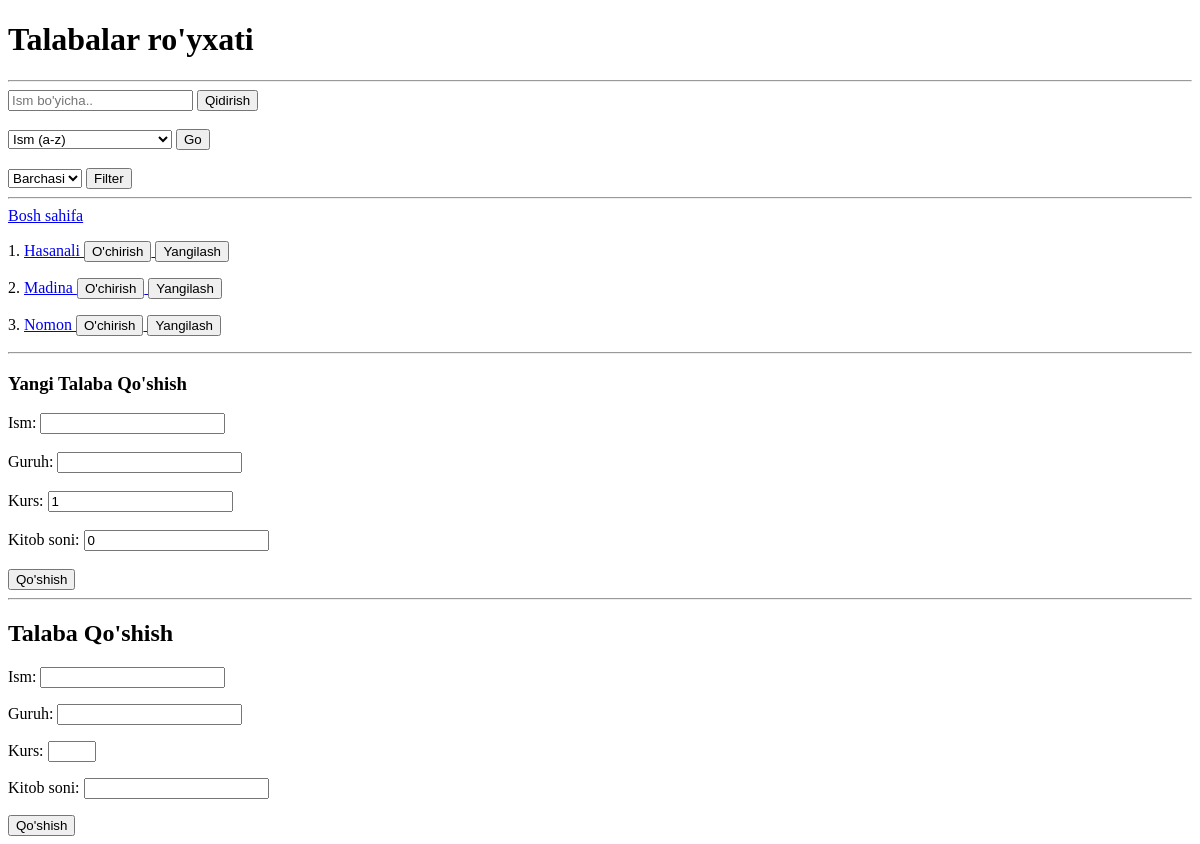
Before: /talabalar/ with the older database file.
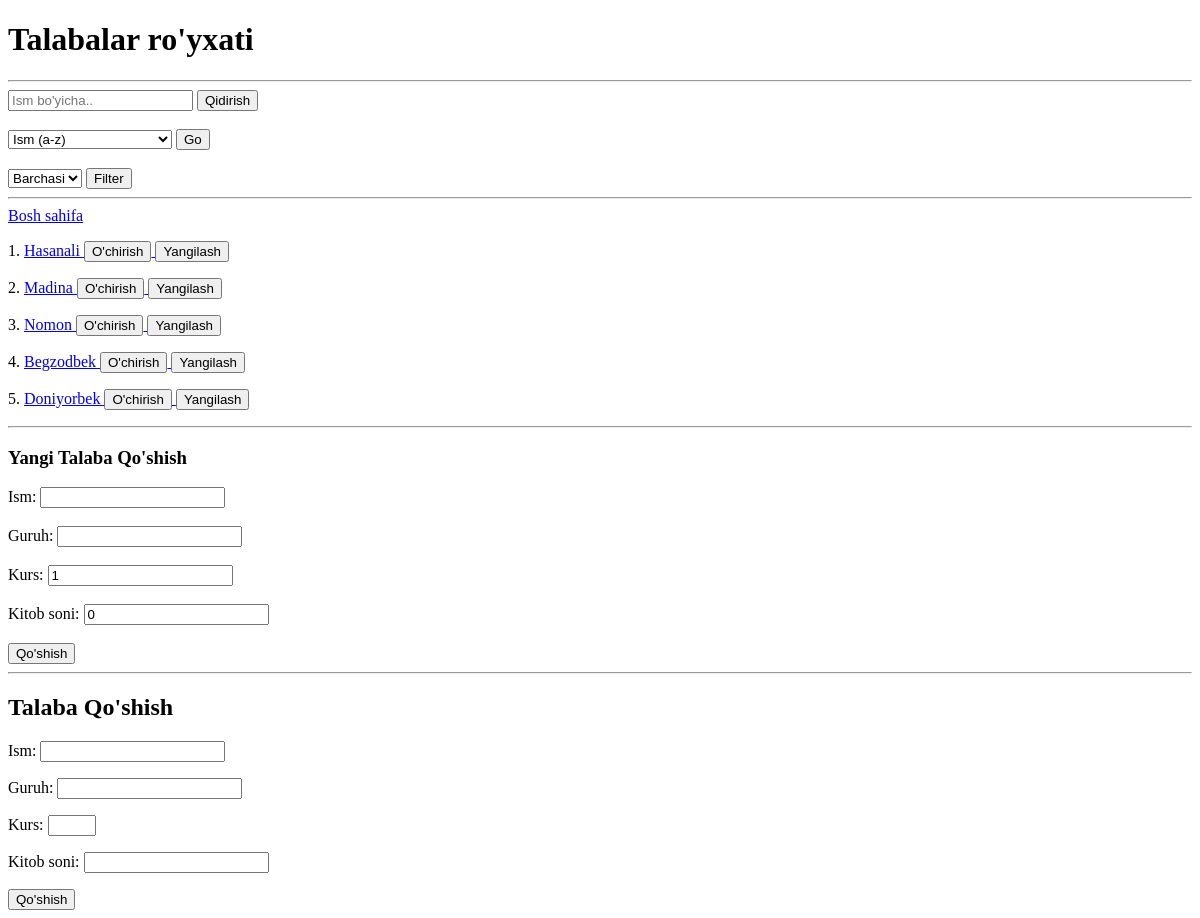
After: the same page with the newer database file.
### main/models.py (models this page shows, shortened)
class Talaba(models.Model):
    ism = models.CharField(max_length=50)
    guruh = models.CharField(max_length=20)
    kurs = models.PositiveIntegerField(default=1)
    kitob_soni = models.PositiveIntegerField()

### main/views.py (the view, shortened to what this page needs)
# urls.py: path('talabalar/', talabalar_view, name='talabalar'),
def talabalar_view(request):
    talaba_form = TalabaForm()
    talabalar = Talaba.objects.all()
    search = request.GET.get('search')
    if search:
        talabalar = talabalar.filter(ism__contains=search)
    order = request.GET.get('order')
    if order:
        talabalar = talabalar.order_by(order)
    kurs = request.GET.get('kurs')
    if kurs and int(kurs) != 0:
        talabalar = talabalar.filter(kurs=kurs)
    context = {
        "talabalar": talabalar,
        "search": search,
        "order": order,
        "kurs": kurs,
        "form": talaba_form,
    }
    return render(request, 'talabalar.html', context)

### main/forms.py
class TalabaForm(forms.Form):
    ism = forms.CharField(max_length=255, min_length=3)
    guruh = forms.CharField(max_length=255, min_length=1)
    kurs = forms.IntegerField(min_value=1, max_value=5)
    kitob_soni = forms.IntegerField(min_value=0)

### templates/talabalar.html (shortened to what this page needs)
<!DOCTYPE html>
<html lang="en">
<head>
</head>
<body>
    <h1>Talabalar ro'yxati</h1>
    <hr>
    <form>
        <input type="text" name="search" placeholder="Ism bo'yicha.." {% if search %}value="{{ search }}"{% endif %}>
        <button>Qidirish</button>
    </form>
    <br>
    <form >
        <select name="order">
            <option value="ism" {% if order == "ism"%} selected {% endif %}>Ism (a-z)</option>
        </select>
        <button>Go</button>
    </form>
    <br>
        <form >
        <select name="kurs">
            <option value="0">Barchasi</option>
        </select>
        <button>Filter</button>
    </form>
    <hr>
    <a href="/">Bosh sahifa</a>
    {% for talaba in talabalar %}
        <p>
            {{ forloop.counter}}.
            <a href="/talabalar/{{ talaba.id }}/">
                {{talaba.ism}}
            </a>
            <a href="/talabalar/{{ talaba.id }}/delete/confirm/">
                <button>O'chirish</button>
            </a>
            <a href="/talabalar/{{ talaba.id }}/update/">
                <button>Yangilash</button>
            </a>
        </p>
    {% endfor %}
    <hr>
    <h3>Yangi Talaba Qo'shish</h3>
    <form method="post">
        <label for="name">Ism:</label>
        <input type="text" name="ism" id="name" required>
        <br><br>
        <label for="group">Guruh:</label>
        <input type="text" name="guruh" id="group" required>
        <br><br>
        <label for="kurs">Kurs:</label>
        <input type="number" name="kurs" id="kurs" value="1">
        <br><br>
        <label for="numOfbooks">Kitob soni:</label>
        <input type="number" name="kitob_soni" id="numOfbooks" value="0">
        <br><br>
        <button>Qo'shish</button>
    </form>
    <hr>
<h2>Talaba Qo'shish</h2>
    <form method="post">
        {{form.as_p}}
        <button>Qo'shish</button>
    </form>
</body>
</html>

Changed rows visible on the page:
added Talaba: ism "Begzodbek"
added Talaba: ism "Doniyorbek"
